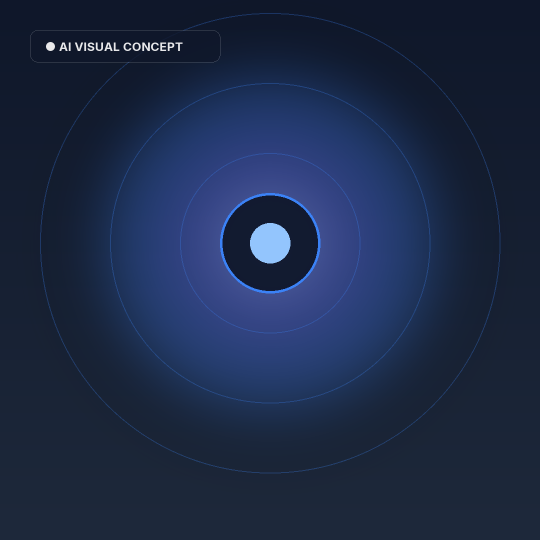
#> input picture video_ai_tool/.pytest_tmp_final/test_rerender_dry_run_slide_sc0/mock_project/assets/ai_images/beat_02_slide_2.png, 1080 x 1080 px (shown at 1/2 size); its folder holds only this picture in this run
$ python make_review_grid_v7.py
#> lines starting #> are read from the running program, lines starting #| are printed output that depends on the picture
import sys
from pathlib import Path
from PIL import Image, ImageDraw, ImageFont

ROOT = Path(__file__).resolve().parents[1]
ai_images_dir = ROOT / "output/auto-cong-nghe-f4d9a86b/assets/ai_images"

image_files = sorted(list(ai_images_dir.glob("beat_*.png")))
print(f"Found {len(image_files)} beat images.")

cols = 4
rows = 3
cell_w, cell_h = 360, 360
header_h = 40
canvas_w = cols * cell_w
canvas_h = rows * (cell_h + header_h)

grid = Image.new("RGB", (canvas_w, canvas_h), (15, 23, 42))
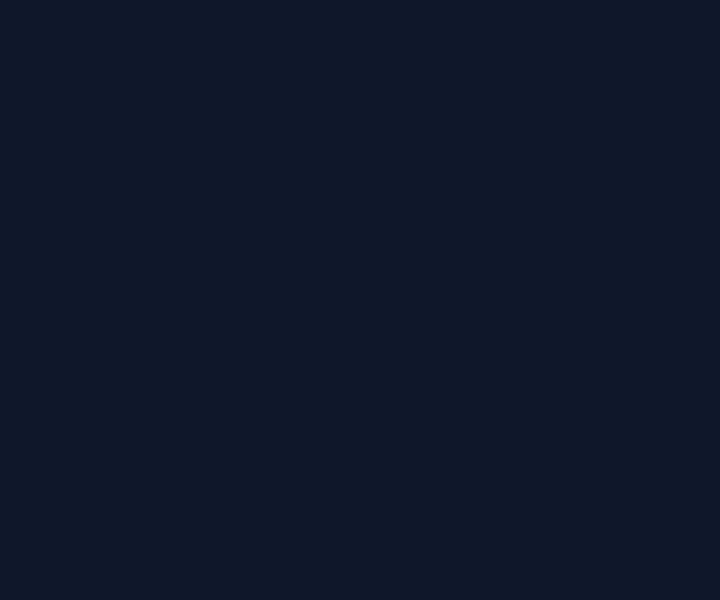
#> grid: PIL image 1440x1200 RGB (shown at 1/2 size); mean R, G, B 15, 23, 42
draw = ImageDraw.Draw(grid)

try:
    font = ImageFont.truetype(str(ROOT / "assets/fonts/Inter-Bold.ttf"), 20)
except Exception:
    font = ImageFont.load_default()

titles = [
    "Beat 1: Elon Keynote Stage",
    "Beat 2: Piggy Bank Cracking",
    "Beat 3: Gigafactory Robot",
    "Beat 4: Candlestick Terminal",
    "Beat 5: Cash vs Microchip",
    "Beat 6: Cashflow Golden Key",
    "Beat 7: Ted Jenkin Article",
    "Beat 8: Cyber Risk Shield",
    "Beat 9: Wealth Balance Scale",
    "Beat 10: Future AI City",
    "Beat 11: Emergency Safe Gauge",
    "Beat 12: Modern Creator CTA",
]

for idx, img_path in enumerate(image_files[:12]):
    col = idx % cols
    row = idx // cols
    x = col * cell_w
    y = row * (cell_h + header_h)

    # Draw header banner
    draw.rectangle([x, y, x + cell_w, y + header_h], fill=(30, 41, 59))
    title_text = titles[idx] if idx < len(titles) else f"Beat {idx+1}"
    draw.text((x + 10, y + 10), title_text, font=font, fill=(255, 255, 255))

    # Resize image to thumbnail
    with Image.open(img_path) as im:
#> im is the input picture: PIL image 1080x1080 RGB; mean R, G, B 28.3, 41.8, 70.9
        thumb = im.resize((cell_w, cell_h), Image.Resampling.LANCZOS)
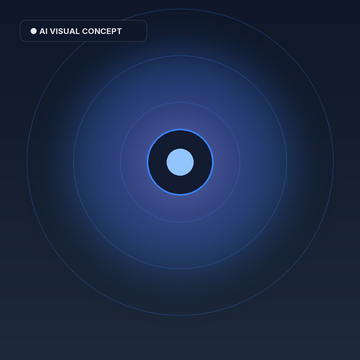
#> thumb: PIL image 360x360 RGB; mean R, G, B 28.3, 41.8, 70.9
        grid.paste(thumb, (x, y + header_h))
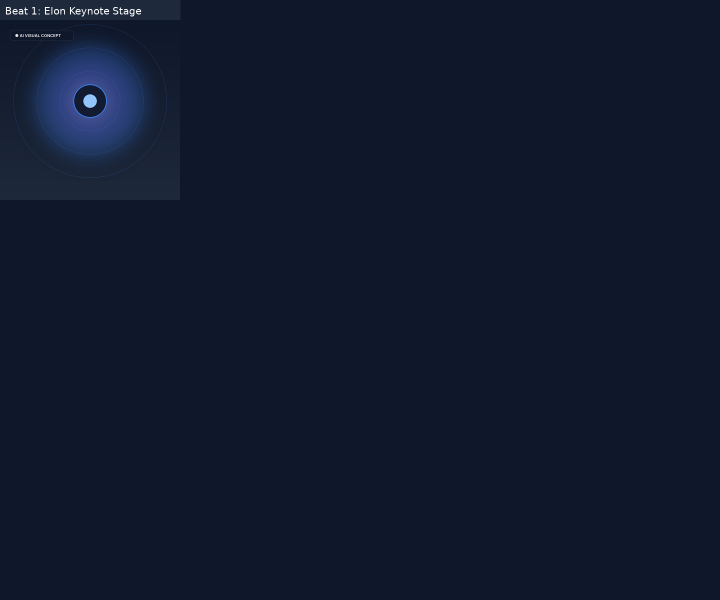
#> grid: PIL image 1440x1200 RGB (shown at 1/2 size); mean R, G, B 16.3, 24.7, 44.4

out_path = Path("C:/Users/admin/.gemini/antigravity/brain/9c8d69ff-e905-4ac2-97dc-25baf1a541df/review_grid_12_beats_v7.jpg")
grid.save(out_path, "JPEG", quality=92)
print(f"Saved contact sheet to {out_path}")
